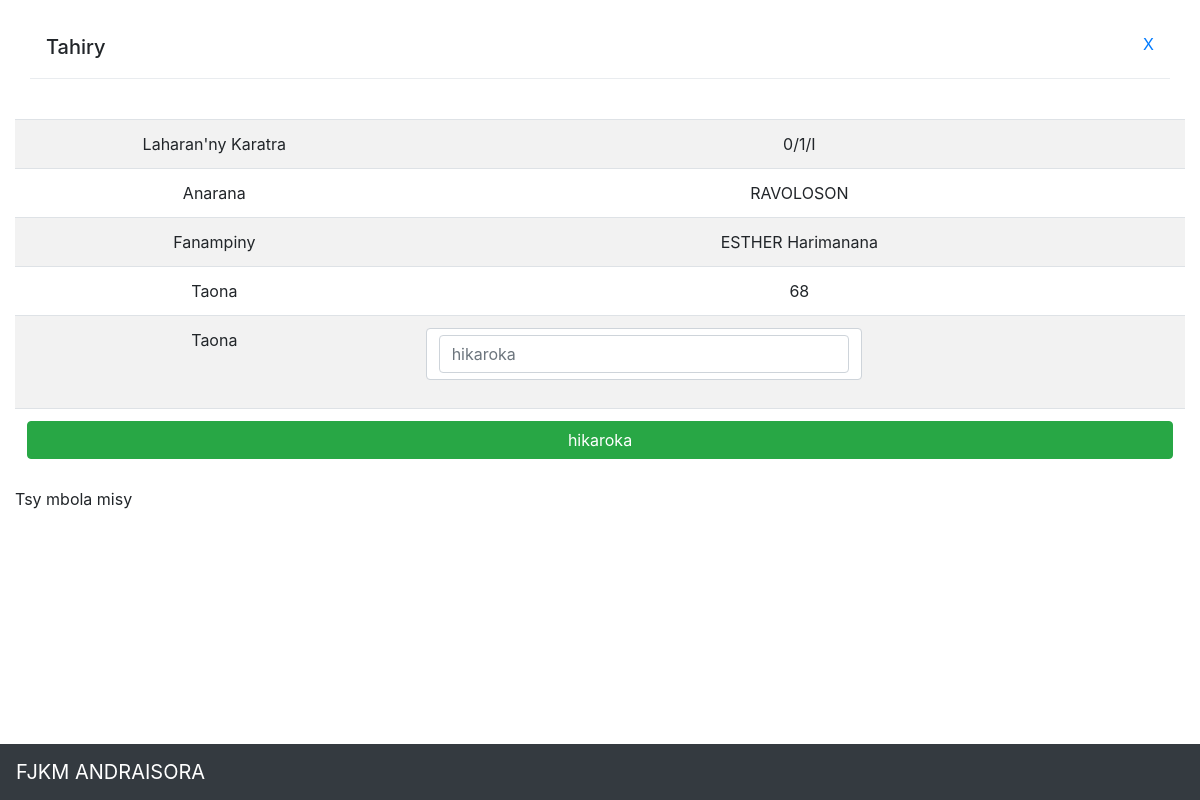
Screenshot of /tahiry/1 (signed in) with the database file from the repository.
### Fitatanana/models.py (models this page shows, shortened)
class Mpino3(models.Model):
    LAHY = "L"
    VAVY = "V"
    l_v = [
        (LAHY,"Lahy"),
        (VAVY,"Vavy")
    ]
    Mpadray = "P"
    Kristianina = "K"
    m_p = [
        (Mpadray,"Mpadray"),
        (Kristianina,"Kristianina")
    ]
    ENY = "ENY"
    TSY = "TSY"
    b_t = [
        (ENY,"ENY"),
        (TSY,"TSY")
    ]
    LaharanaKaratra = models.CharField(max_length=100,verbose_name="Laharan'ny Karatra")
    Anarana = models.CharField(max_length=250)
    Fanampiny = models.CharField(max_length=255)
    Teraka = models.PositiveIntegerField()
    Taona = models.IntegerField(null=True,blank=True)
    L_v = models.CharField(max_length=1,choices=l_v)
    Antonasa = models.CharField(max_length=200)
    Adresy = models.CharField(max_length=255)
    Faritra = models.CharField(max_length=150)
    Fiday = models.CharField(max_length=13,null=True)
    TaonaNahatogavanaTaoAmpiagonana = models.IntegerField(null=True,default=0)
    FiagonanaNiavina = models.CharField(blank=True,null=True,max_length=250)
    batisa = models.CharField(max_length=3,choices=b_t)
    taona_nanaovana_batysa =  models.IntegerField(null=True,blank=True)
    M_P = models.CharField(max_length=1,choices=m_p)
    TaonaNahaMpandray = models.IntegerField(blank=True, null=True,default=0)
    DatyNakanaKaratra = models.CharField(null=True,max_length=20)

### Fitatanana/views.py (the view)
# urls.py: path('tahiry/<int:id>',views.Tahiry,name='tahiry'),
@login_required
def Tahiry(request,id):
    ita = Mpino3.objects.filter(id = id) if id else None
    fikaroana = request.GET.get('q', '')
    ita2 = Adidy.objects.filter(Taona=fikaroana, Mpino=id) if fikaroana else None
    context = {"ita": ita,"ita2":ita2}
    return render(request,'Fiagonana/Tahiry.html',context)

### Fitatanana/templates/Fiagonana/Tahiry.html (shortened to what this page needs)
{% load static %}
<!doctype html>
<html lang="en">
<head>
    <link href="{% static 'dist3/css/bootstrap.min.css'%}" rel="stylesheet">
</head>
<body>
    <main role="main" class="container-fluid mt-3" style="padding-bottom: 40px;">
    <div class="container-fluid " style="padding-bottom: 40px;">
    <div class="modal-header bg-m">
        <h5 class="modal-title" id="Adidy">Tahiry</h5>
        <a href="{% url 'Fitatanana:Pejy1'%}Ikaroka/h740" type="button" class="btn-close" data-bs-dismiss="modal" aria-label="Close" >X</a>
        </div>
    </div>
    {%if ita %}
    {% for i in ita %}
    <table class="table table-striped text-center">
        <form method="get" action="">
            <tbody class="text-center ">
                <tr>
                    <td>Laharan'ny Karatra</td>
                    <td> {{i.LaharanaKaratra}}</td>
                </tr>
                <tr>
                    <td>Anarana</td>
                    <td> {{i.Anarana}}</td>
                </tr>
                <tr>
                    <td>Fanampiny</td>
                    <td> {{i.Fanampiny}}</td>
                </tr>
                <tr>
                    <td>Taona</td>
                    <td> {{i.Taona}}</td>
                </tr>
                <tr>
                    <td>Taona</td>
                    <td>
                        <div class="col-7 mb-3 form-control w-100">
                            <input type="number" class="form-control" id="hikarokaTaona" name="q" placeholder="hikaroka"
                               >
                        </div>
                    </td>
                </tr>
                <tr>
                    <th colspan="2">
                        <button type="submit" class="btn btn-success w-100">hikaroka</button>
                    </th>
                </tr>
            </tbody>
        </form>
    </table>
    {%endfor%}
    {%else%}
    <p>Tsy ita !!</p>
    {%endif%}
    {%if ita2 %}
    {% for i2 in ita2 %}
    <table class="table table-striped text-center">
        <tbody class="text-center ">
            <tr>
                <td>Vola : </td>
                <td>{{i2.Fitabarany}}</td>
            </tr>
        </tbody>
        <table class="table table-striped text-center  bg-dark text-white">
            <thead class="text-center">
                <tr>
                    <th colspan="4" class="text-center bg-primary">
                       <div class="modal-header  text-center" style="padding: 0px; margin: 0px;">
                        {{i2.Taona}}<a href="{% url 'Fitatanana:Pejy1'%}Ikaroka/h740" type="button" class="btn-close" data-bs-dismiss="modal" aria-label="Close" ><p><a class="text-white" href=" {% url 'Fitatanana:Pejy1'%}AnovaAdidy/{{request.GET.q}}/{{i2.Mpino.id}}"> <img src="{% static 'admin/img/icon-changelink.svg' %}"class="w-120" style="width: 25px;height: 25px;"  alt="Anova"></a></p></a>
                    </div>
                    </div>
                    </th>
                </tr>
                <tr>
                    <th>volana</th>
                    <th>Kristianina</th>
                    <th>Mpandray</th>
                    <th>Daty</th>
                </tr>
            </thead>
            <tbody class="text-center ">
                <tr>
                    <th>J</th>
                    <th>{{ i2.J }}</th>
                    <th>{{ i2.P_J }}</th>
                    <th>{{ i2.J_Date }}</th>
                </tr>
                <tr>
                    <th>F</th>
                    <th>{{ i2.F }}</th>
                    <th>{{ i2.P_F}}</th>
                    <th>{{ i2.F_Date}}</th>
                </tr>
                <tr>
                    <th>M</th>
                    <th>{{ i2.M }}</th>
                    <th>{{ i2.P_M }}</th>
                    <th>{{ i2.M_Date }}</th>
                </tr>
                <tr>
                    <th>A</th>
                    <th>{{ i2.Av }}</th>
                    <th>{{ i2.P_Av }}</th>
                    <th>{{ i2.Av_Date }}</th>
                </tr>
                <tr>
                    <th>Ma</th>
                    <th>{{ i2.Ma }}</th>
                    <th>{{ i2.P_Ma }}</th>
                    <th>{{ i2.Ma_Date }}</th>
                </tr>
                <tr>
                    <th>Ji</th>
                    <th>{{ i2.Ji }}</th>
                    <th>{{ i2.P_Ji }}</th>
                    <th>{{ i2.Ji_Date }}</th>
                </tr>
                <tr>
                    <th>Ju</th>
                    <th>{{ i2.Ju }}</th>
                    <th>{{ i2.P_Ju }}</th>
                    <th>{{ i2.Ju_Date }}</th>
                </tr>
                <tr>
                    <th>Ag</th>
                    <th>{{ i2.Ag }}</th>
                    <th>{{ i2.P_Ag }}</th>
                    <th>{{ i2.Ag_Date }}</th>
                </tr>
                <tr>
                    <th>S</th>
                    <th>{{ i2.S}}</th>
                    <th>{{ i2.P_S }}</th>
                    <th>{{ i2.S_Date }}</th>
                </tr>
                <tr>
                    <th>Ak</th>
                    <th>{{ i2.Ak }}</th>
                    <th>{{ i2.P_Ak }}</th>
                    <th>{{ i2.Ac_Date }}</th>
                </tr>
                <tr>
                    <th>N</th>
                    <th>{{ i2.N }}</th>
                    <th>{{ i2.P_N }}</th>
                    <th>{{ i2.N_Date}}</th>
                </tr>
                <tr>
                    <th>Dc</th>
                    <th>{{ i2.D }}</th>
                    <th>{{ i2.P_D }}</th>
                    <th>{{ i2.D_Date }}</th>
                </tr>
            </tbody>
        </table>
        {%endfor%}
        {%else%}
        <tr class="text-center bg-info">
            <td colspan="3" class="text-center">Tsy mbola misy</td>
        </tr>
        {%endif%}
</main>
</body>
<nav class="navbar fixed-bottom navbar-expand-sm navbar-dark bg-dark">
    <a class="navbar-brand" href="#">FJKM ANDRAISORA</a>
</nav>
</body>
</html>

### rows the page displays
Mpino3: LaharanaKaratra "0/1/I", Anarana "RAVOLOSON", Fanampiny "ESTHER Harimanana", Taona "68"
